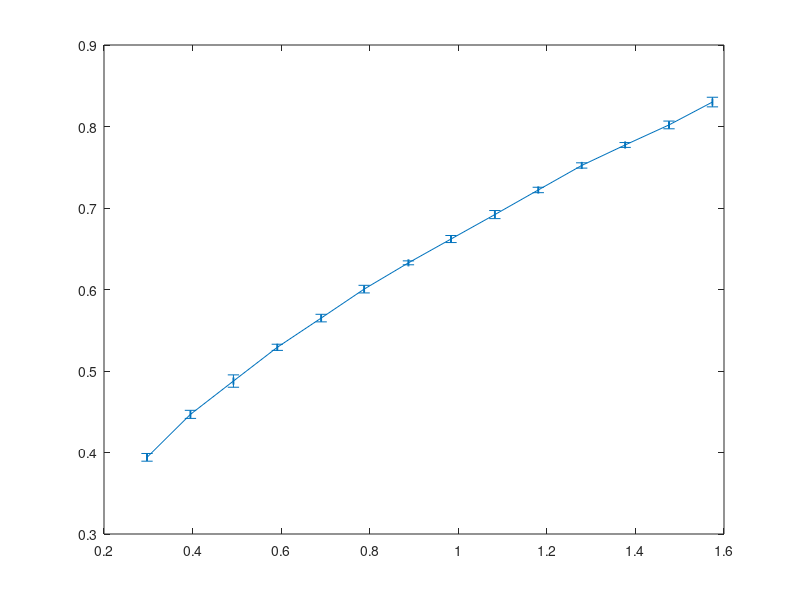

Write the MATLAB code that produced this figure.
% mi posiziono nella cartella dati
cd ../
cd dati

% carico i dati
dyn_data = csvread("dyn_masse.csv")(2:end,:);
g = 9.806;

% porto i dati nelle unità del SI (g --> kg)
dyn_data(:,1) = dyn_data(:,1) ./ 1000;
% trasformo le masse in pesi (kg --> N)
dyn_data(:,1) = dyn_data(:,1)  .* g;
dyn_data = dyn_data';
dyn_data(2:16,:) = dyn_data(2:16,:) ./ 10;

dPi= ones(1,14) .* 0.1 /1000 .*g;

% creo i valori medi di ogni periodo
mTi = mean(dyn_data(2:16,:));
% mTi

% cerco la deviazione standard dei periodi

% bsxfun(@minus,dyn_data(2:16,:),mTi);
% (bsxfun(@minus,dyn_data(2:16,:),mTi)).^2;
% sum((bsxfun(@minus,dyn_data(2:16,:),mTi)).^2);
% sum((bsxfun(@minus,dyn_data(2:16,:),mTi)).^2) ./ 15;
dTi = sqrt(sum((bsxfun(@minus,dyn_data(2:16,:),mTi)).^2) ./ 15);
% dTi

errorbar(dyn_data(1,:),mTi, dPi,dTi, '~>')

dTi2 = (mTi .* dTi) .* 2